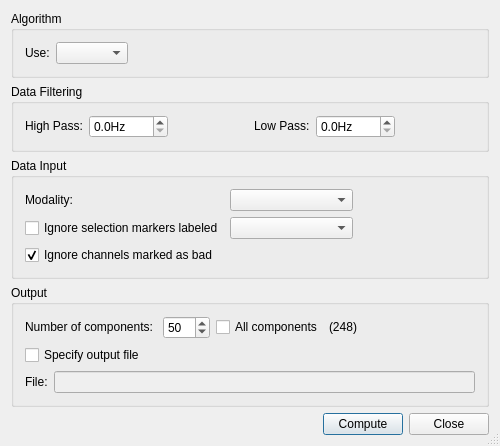
<?xml version="1.0" encoding="UTF-8"?>
<ui version="4.0">
 <class>ICASettingsUI</class>
 <widget class="QDialog" name="ICASettingsUI">
  <property name="geometry">
   <rect>
    <x>0</x>
    <y>0</y>
    <width>500</width>
    <height>412</height>
   </rect>
  </property>
  <property name="windowTitle">
   <string>ICA Settings</string>
  </property>
  <property name="windowIcon">
   <iconset resource="../../../resources/AnyWave.qrc">
    <normaloff>:/images/AnyWave_icon.png</normaloff>:/images/AnyWave_icon.png</iconset>
  </property>
  <property name="sizeGripEnabled">
   <bool>true</bool>
  </property>
  <property name="modal">
   <bool>true</bool>
  </property>
  <layout class="QVBoxLayout" name="verticalLayout_2">
   <item>
    <widget class="QGroupBox" name="groupBox_4">
     <property name="title">
      <string>Algorithm</string>
     </property>
     <layout class="QGridLayout" name="gridLayout_5">
      <item row="0" column="0">
       <layout class="QHBoxLayout" name="horizontalLayout_4">
        <item>
         <widget class="QLabel" name="label_5">
          <property name="text">
           <string>Use:</string>
          </property>
         </widget>
        </item>
        <item>
         <widget class="QComboBox" name="comboAlgo">
          <property name="sizePolicy">
           <sizepolicy hsizetype="Preferred" vsizetype="Fixed">
            <horstretch>0</horstretch>
            <verstretch>0</verstretch>
           </sizepolicy>
          </property>
         </widget>
        </item>
        <item>
         <spacer name="horizontalSpacer_5">
          <property name="orientation">
           <enum>Qt::Horizontal</enum>
          </property>
          <property name="sizeHint" stdset="0">
           <size>
            <width>40</width>
            <height>20</height>
           </size>
          </property>
         </spacer>
        </item>
       </layout>
      </item>
     </layout>
    </widget>
   </item>
   <item>
    <widget class="QGroupBox" name="groupBox">
     <property name="sizePolicy">
      <sizepolicy hsizetype="Preferred" vsizetype="Preferred">
       <horstretch>0</horstretch>
       <verstretch>0</verstretch>
      </sizepolicy>
     </property>
     <property name="title">
      <string>Data Filtering</string>
     </property>
     <layout class="QGridLayout" name="gridLayout">
      <item row="0" column="0">
       <layout class="QHBoxLayout" name="horizontalLayout">
        <item>
         <widget class="QLabel" name="label_2">
          <property name="sizePolicy">
           <sizepolicy hsizetype="Preferred" vsizetype="Fixed">
            <horstretch>0</horstretch>
            <verstretch>0</verstretch>
           </sizepolicy>
          </property>
          <property name="text">
           <string>High Pass:</string>
          </property>
         </widget>
        </item>
        <item>
         <widget class="QDoubleSpinBox" name="spinHPF">
          <property name="sizePolicy">
           <sizepolicy hsizetype="Preferred" vsizetype="Fixed">
            <horstretch>0</horstretch>
            <verstretch>0</verstretch>
           </sizepolicy>
          </property>
          <property name="frame">
           <bool>true</bool>
          </property>
          <property name="suffix">
           <string>Hz</string>
          </property>
          <property name="decimals">
           <number>1</number>
          </property>
          <property name="minimum">
           <double>0.000000000000000</double>
          </property>
          <property name="maximum">
           <double>1000.000000000000000</double>
          </property>
         </widget>
        </item>
        <item>
         <spacer name="horizontalSpacer_4">
          <property name="orientation">
           <enum>Qt::Horizontal</enum>
          </property>
          <property name="sizeHint" stdset="0">
           <size>
            <width>40</width>
            <height>20</height>
           </size>
          </property>
         </spacer>
        </item>
        <item>
         <widget class="QLabel" name="label_3">
          <property name="sizePolicy">
           <sizepolicy hsizetype="Preferred" vsizetype="Fixed">
            <horstretch>0</horstretch>
            <verstretch>0</verstretch>
           </sizepolicy>
          </property>
          <property name="text">
           <string>Low Pass:</string>
          </property>
         </widget>
        </item>
        <item>
         <widget class="QDoubleSpinBox" name="spinLPF">
          <property name="sizePolicy">
           <sizepolicy hsizetype="Preferred" vsizetype="Fixed">
            <horstretch>0</horstretch>
            <verstretch>0</verstretch>
           </sizepolicy>
          </property>
          <property name="frame">
           <bool>true</bool>
          </property>
          <property name="suffix">
           <string>Hz</string>
          </property>
          <property name="decimals">
           <number>1</number>
          </property>
          <property name="minimum">
           <double>0.000000000000000</double>
          </property>
          <property name="maximum">
           <double>1000.000000000000000</double>
          </property>
         </widget>
        </item>
        <item>
         <spacer name="horizontalSpacer_2">
          <property name="orientation">
           <enum>Qt::Horizontal</enum>
          </property>
          <property name="sizeHint" stdset="0">
           <size>
            <width>40</width>
            <height>20</height>
           </size>
          </property>
         </spacer>
        </item>
       </layout>
      </item>
     </layout>
    </widget>
   </item>
   <item>
    <widget class="QGroupBox" name="groupBox_2">
     <property name="title">
      <string>Data Input</string>
     </property>
     <layout class="QGridLayout" name="gridLayout_3">
      <item row="0" column="0">
       <layout class="QGridLayout" name="gridLayout_4">
        <item row="1" column="0">
         <widget class="QCheckBox" name="checkIgnoreMarker">
          <property name="sizePolicy">
           <sizepolicy hsizetype="Preferred" vsizetype="Fixed">
            <horstretch>0</horstretch>
            <verstretch>0</verstretch>
           </sizepolicy>
          </property>
          <property name="text">
           <string>Ignore selection markers labeled</string>
          </property>
         </widget>
        </item>
        <item row="0" column="1">
         <widget class="QComboBox" name="comboModality">
          <property name="sizePolicy">
           <sizepolicy hsizetype="Expanding" vsizetype="Fixed">
            <horstretch>0</horstretch>
            <verstretch>0</verstretch>
           </sizepolicy>
          </property>
         </widget>
        </item>
        <item row="0" column="0">
         <widget class="QLabel" name="modalityLabel">
          <property name="sizePolicy">
           <sizepolicy hsizetype="Preferred" vsizetype="Fixed">
            <horstretch>0</horstretch>
            <verstretch>0</verstretch>
           </sizepolicy>
          </property>
          <property name="text">
           <string>Modality:</string>
          </property>
         </widget>
        </item>
        <item row="1" column="1">
         <widget class="QComboBox" name="comboIgnoredMarkers">
          <property name="sizePolicy">
           <sizepolicy hsizetype="Expanding" vsizetype="Fixed">
            <horstretch>0</horstretch>
            <verstretch>0</verstretch>
           </sizepolicy>
          </property>
         </widget>
        </item>
        <item row="2" column="0">
         <widget class="QCheckBox" name="ignoreBads">
          <property name="sizePolicy">
           <sizepolicy hsizetype="Preferred" vsizetype="Fixed">
            <horstretch>0</horstretch>
            <verstretch>0</verstretch>
           </sizepolicy>
          </property>
          <property name="text">
           <string>Ignore channels marked as bad</string>
          </property>
          <property name="checked">
           <bool>true</bool>
          </property>
         </widget>
        </item>
        <item row="1" column="2">
         <spacer name="horizontalSpacer_6">
          <property name="orientation">
           <enum>Qt::Horizontal</enum>
          </property>
          <property name="sizeHint" stdset="0">
           <size>
            <width>40</width>
            <height>20</height>
           </size>
          </property>
         </spacer>
        </item>
       </layout>
      </item>
     </layout>
    </widget>
   </item>
   <item>
    <widget class="QGroupBox" name="groupBox_3">
     <property name="title">
      <string>Output</string>
     </property>
     <layout class="QVBoxLayout" name="verticalLayout">
      <item>
       <layout class="QHBoxLayout" name="horizontalLayout_2">
        <item>
         <widget class="QLabel" name="labelNC">
          <property name="sizePolicy">
           <sizepolicy hsizetype="Preferred" vsizetype="Fixed">
            <horstretch>0</horstretch>
            <verstretch>0</verstretch>
           </sizepolicy>
          </property>
          <property name="text">
           <string>Number of components: </string>
          </property>
         </widget>
        </item>
        <item>
         <widget class="QSpinBox" name="spinNC">
          <property name="sizePolicy">
           <sizepolicy hsizetype="Preferred" vsizetype="Fixed">
            <horstretch>0</horstretch>
            <verstretch>0</verstretch>
           </sizepolicy>
          </property>
          <property name="minimum">
           <number>1</number>
          </property>
          <property name="maximum">
           <number>999</number>
          </property>
          <property name="singleStep">
           <number>10</number>
          </property>
          <property name="value">
           <number>50</number>
          </property>
         </widget>
        </item>
        <item>
         <widget class="QCheckBox" name="cbAll">
          <property name="sizePolicy">
           <sizepolicy hsizetype="Preferred" vsizetype="Fixed">
            <horstretch>0</horstretch>
            <verstretch>0</verstretch>
           </sizepolicy>
          </property>
          <property name="text">
           <string>All components</string>
          </property>
         </widget>
        </item>
        <item>
         <widget class="QLabel" name="labelTotalIC">
          <property name="sizePolicy">
           <sizepolicy hsizetype="Preferred" vsizetype="Fixed">
            <horstretch>0</horstretch>
            <verstretch>0</verstretch>
           </sizepolicy>
          </property>
          <property name="text">
           <string>(248)</string>
          </property>
         </widget>
        </item>
        <item>
         <spacer name="horizontalSpacer">
          <property name="orientation">
           <enum>Qt::Horizontal</enum>
          </property>
          <property name="sizeHint" stdset="0">
           <size>
            <width>37</width>
            <height>13</height>
           </size>
          </property>
         </spacer>
        </item>
       </layout>
      </item>
      <item>
       <layout class="QHBoxLayout" name="horizontalLayout_3">
        <item>
         <widget class="QCheckBox" name="checkBox">
          <property name="text">
           <string>Specify output file</string>
          </property>
         </widget>
        </item>
        <item>
         <spacer name="horizontalSpacer_7">
          <property name="orientation">
           <enum>Qt::Horizontal</enum>
          </property>
          <property name="sizeHint" stdset="0">
           <size>
            <width>40</width>
            <height>20</height>
           </size>
          </property>
         </spacer>
        </item>
       </layout>
      </item>
      <item>
       <layout class="QHBoxLayout" name="horizontalLayout_5">
        <item>
         <widget class="QLabel" name="label">
          <property name="text">
           <string>File:</string>
          </property>
         </widget>
        </item>
        <item>
         <widget class="QLineEdit" name="lineEditFilename">
          <property name="enabled">
           <bool>false</bool>
          </property>
         </widget>
        </item>
       </layout>
      </item>
     </layout>
    </widget>
   </item>
   <item>
    <spacer name="verticalSpacer">
     <property name="orientation">
      <enum>Qt::Vertical</enum>
     </property>
     <property name="sizeHint" stdset="0">
      <size>
       <width>17</width>
       <height>11</height>
      </size>
     </property>
    </spacer>
   </item>
   <item>
    <layout class="QHBoxLayout" name="horizontalLayout_6">
     <item>
      <spacer name="horizontalSpacer_3">
       <property name="orientation">
        <enum>Qt::Horizontal</enum>
       </property>
       <property name="sizeHint" stdset="0">
        <size>
         <width>40</width>
         <height>20</height>
        </size>
       </property>
      </spacer>
     </item>
     <item>
      <widget class="QPushButton" name="pushButton">
       <property name="text">
        <string>Compute</string>
       </property>
      </widget>
     </item>
     <item>
      <widget class="QPushButton" name="pushButton_2">
       <property name="text">
        <string>Close</string>
       </property>
      </widget>
     </item>
    </layout>
   </item>
  </layout>
 </widget>
 <layoutdefault spacing="6" margin="11"/>
 <resources>
  <include location="../../../resources/AnyWave.qrc"/>
 </resources>
 <connections>
  <connection>
   <sender>pushButton</sender>
   <signal>clicked()</signal>
   <receiver>ICASettingsUI</receiver>
   <slot>accept()</slot>
   <hints>
    <hint type="sourcelabel">
     <x>408</x>
     <y>401</y>
    </hint>
    <hint type="destinationlabel">
     <x>276</x>
     <y>272</y>
    </hint>
   </hints>
  </connection>
  <connection>
   <sender>pushButton_2</sender>
   <signal>clicked()</signal>
   <receiver>ICASettingsUI</receiver>
   <slot>reject()</slot>
   <hints>
    <hint type="sourcelabel">
     <x>489</x>
     <y>401</y>
    </hint>
    <hint type="destinationlabel">
     <x>139</x>
     <y>262</y>
    </hint>
   </hints>
  </connection>
  <connection>
   <sender>cbAll</sender>
   <signal>toggled(bool)</signal>
   <receiver>spinNC</receiver>
   <slot>setDisabled(bool)</slot>
   <hints>
    <hint type="sourcelabel">
     <x>244</x>
     <y>277</y>
    </hint>
    <hint type="destinationlabel">
     <x>159</x>
     <y>276</y>
    </hint>
   </hints>
  </connection>
  <connection>
   <sender>cbAll</sender>
   <signal>toggled(bool)</signal>
   <receiver>labelTotalIC</receiver>
   <slot>setVisible(bool)</slot>
   <hints>
    <hint type="sourcelabel">
     <x>282</x>
     <y>275</y>
    </hint>
    <hint type="destinationlabel">
     <x>301</x>
     <y>275</y>
    </hint>
   </hints>
  </connection>
  <connection>
   <sender>checkBox</sender>
   <signal>toggled(bool)</signal>
   <receiver>lineEditFilename</receiver>
   <slot>setEnabled(bool)</slot>
   <hints>
    <hint type="sourcelabel">
     <x>62</x>
     <y>303</y>
    </hint>
    <hint type="destinationlabel">
     <x>78</x>
     <y>335</y>
    </hint>
   </hints>
  </connection>
 </connections>
</ui>
